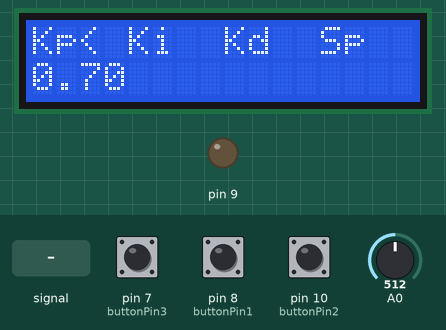
Bench run of a sketch on a simulated Arduino Leonardo, built with avr-gcc and run on an emulated ATmega32U4. On the bench: 16×2 character LCD, output pins drawn as LEDs (lit = HIGH). The test bench sets the inputs (shaded band); at power-on: pin 7 (buttonPin3) HIGH, A0 = 512, pin 8 (buttonPin1) HIGH, pin 10 (buttonPin2) HIGH. What the sketch prints to the serial monitor is not drawn.

Above: at 1.2 s.
1.3 s: pin 7 (buttonPin3) pulled LOW for 1 s
At 3.1 s:
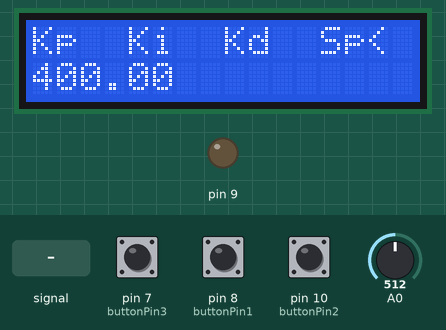
3.8 s: A0 set to 390
At 4.01 s:
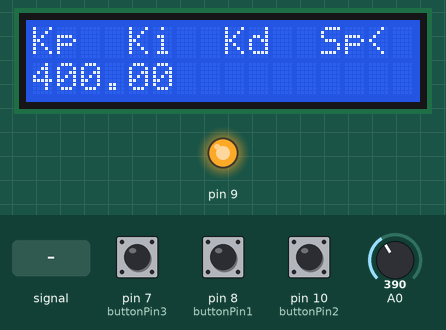
5.9 s: pin 8 (buttonPin1) pulled LOW for 3.2 s
At 9.7 s:
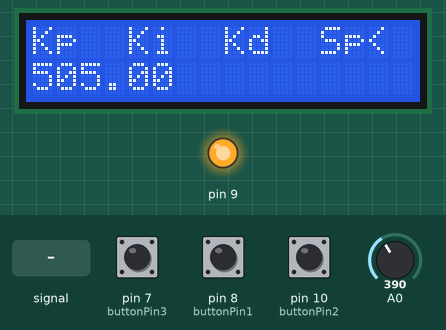
10.6 s: A0 fed a 2 Hz sine of ±306 counts around its level
At 10.83 s:
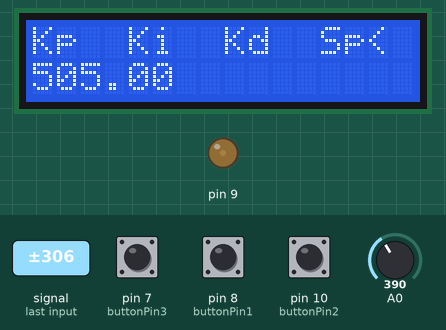
13.0 s: pin 7 (buttonPin3) pulled LOW for 0.15 s
At 13.45 s:
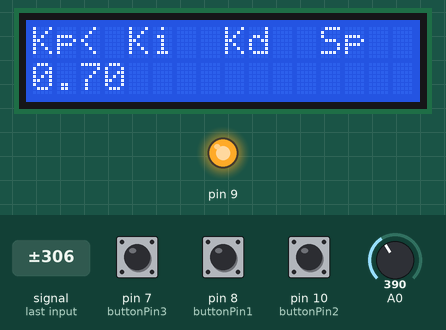
13.7 s: pin 10 (buttonPin2) pulled LOW for 3.2 s
At 17.8 s:
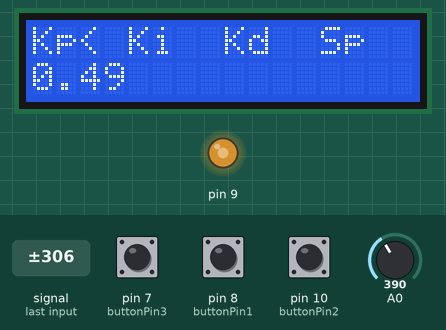
Timing chart, 0 to 18.5 s (numbered marks = the images above; inputs shaded):
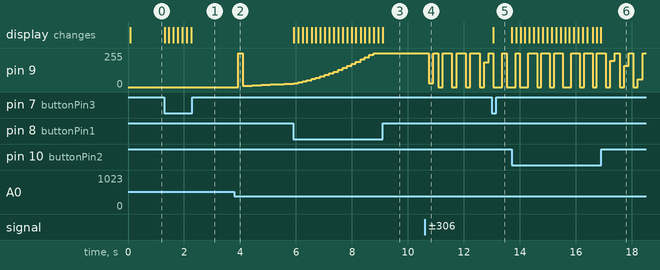

The sketch:

Projeto_pendulum_rtos.ino
```cpp
#include <Arduino_FreeRTOS.h>
#include <LiquidCrystal.h>
#include <semphr.h>
#include <PID_v1.h>
SemaphoreHandle_t xTuningsSemaphore;
double Setpoint, Input, Output;
float contf=0; // contador float para Seno
int i=0,ajust=0;
LiquidCrystal lcd(12, 11, 5, 4, 3, 2);
// Filtragem de entrada, Quantidade de amostras
int amostragem=100;
double kp=0.7,ki=1.5,kd=0.2;
//PID myPID(&Input, &Output, &Setpoint,0.7,1.5,0.2 , DIRECT);
PID myPID(&Input, &Output, &Setpoint,kp,ki,kd , DIRECT);
void TaskPID( void *pvParameters );
void TaskAnalogRead( void *pvParameters );
void TaskDisplay( void *pvParameters );

int buttonState = 0; // salva estado do botão
const int buttonPin1 = 8; // botão de seleção
const int buttonPin2 = 10; // botão de ajuste -
const int buttonPin3 = 7; // botão de ajuste +
void setup() {
   pinMode(buttonPin1, INPUT_PULLUP);
   pinMode(buttonPin2, INPUT_PULLUP);
   pinMode(buttonPin3, INPUT_PULLUP);

  if ( xTuningsSemaphore == NULL )  // Verificando se o Semaforo foi criado
  {
    xTuningsSemaphore = xSemaphoreCreateMutex();  // Criando um semaforo mutex para controle do recurso
    if ( ( xTuningsSemaphore ) != NULL )
      xSemaphoreGive( ( xTuningsSemaphore ) );
  }


  Input = analogRead(0);
   Setpoint=400;
  //turn the PID on
  myPID.SetMode(AUTOMATIC);
  lcd.begin(16, 2);
  // Inicializando comunicação serial 9600 bits por segundo:
  Serial.begin(9600);
  while (!Serial) {
    ; // wait for serial port to connect. Needed for native USB, on LEONARDO, MICRO, YUN, and other 32u4 based boards.
  }
   display();
  // Now set up two tasks to run independently.
  xTaskCreate(
    TaskPID
    ,  (const portCHAR *)"PID"   // A name just for humans
    ,  128  // This stack size can be checked & adjusted by reading the Stack Highwater
    ,  NULL
    ,  3  // Priority, with 3 (configMAX_PRIORITIES - 1) being the highest, and 0 being the lowest.
    ,  NULL );

  xTaskCreate(
    TaskAnalogRead
    ,  (const portCHAR *) "AnalogRead"
    ,  128  // Stack size
    ,  NULL
    ,  1  // Priority
    ,  NULL );


  xTaskCreate(
    TaskDisplay
    ,  (const portCHAR *) "Display"
    ,  128  // Stack size
    ,  NULL
    ,  0  // Priority
    ,  NULL );


}
void display(){
  if ( xSemaphoreTake( xTuningsSemaphore, ( TickType_t ) 200 ) == pdTRUE ){
      lcd.clear();
    lcd.setCursor(0,0);
  switch (ajust) {
    case 0:{
    lcd.print("Kp< Ki  Kd  Sp  ");
    lcd.setCursor(0, 2);
    lcd.print(kp);
    break;
      }
    case 1:{
    lcd.print("Kp  Ki< Kd  Sp  ");
    lcd.setCursor(0, 2);
    lcd.print(ki);
      break;
     }
    case 2:{
    lcd.print("Kp  Ki  Kd< Sp  ");
    lcd.setCursor(0, 2);
    lcd.print(kd);
        break;
      }
    case 3:{
    lcd.print("Kp  Ki  Kd  Sp<  ");
    lcd.setCursor(0, 2);
    lcd.print(Setpoint);
        break;
      }

  }
  xSemaphoreGive( xTuningsSemaphore ); // Now free or "Give" the Serial Port for others.
}
}
void processa(int x){
 if ( xSemaphoreTake( xTuningsSemaphore, ( TickType_t ) 200 ) == pdTRUE ){
  switch (ajust) {
  case 0:{
    // statements
    kp=kp+(x*0.01);
    myPID.SetTunings(kp, ki, kd);
    break;}
  case 1:{
    ki=ki+(x*0.01);
    // statements
    myPID.SetTunings(kp, ki, kd);
    break;}
  case 2:{
    kd=kd+(x*0.01);
    // statements
    myPID.SetTunings(kp, ki, kd);
    break;}
  case 3:{
    Setpoint=Setpoint+(x*5);
    // statements
    myPID.SetTunings(kp, ki, kd);
     }
   }
  xSemaphoreGive( xTuningsSemaphore ); // Now free or "Give" the Serial Port for others.
  }
}

// Agora, o agendador de tarefas, que assume o controle do agendamento de tarefas individuais,
  //é iniciado automaticamente.
void loop()
{
  // Empty. Things are done in Tasks.
}

/*--------------------------------------------------*/
/*---------------------- Tasks ---------------------*/
/*--------------------------------------------------*/

void TaskPID(void *pvParameters)  // This is a task.
{
  (void) pvParameters;

  for (;;) // Uma Tarefa nunca tera um return ou sairá.
  {
    // verifica o estado do semaforo
    if ( xSemaphoreTake( xTuningsSemaphore, ( TickType_t ) 200 ) == pdTRUE ){
    myPID.Compute(); //calculo pid
    analogWrite(9,Output);
    xSemaphoreGive( xTuningsSemaphore ); // Libera o semafro
  }
  vTaskDelay(10);

  }
}

void TaskAnalogRead(void *pvParameters)  // This is a task.
{
  (void) pvParameters;

  for (;;)
  {
    // Leitura analogica pin 0:
    double temp=0;
    for(i=0;i<amostragem;i++)
    temp += analogRead(A0);
    Input=temp/100;
    // Imprimindo saidas
    //verifica semaforo
    if ( xSemaphoreTake( xTuningsSemaphore, ( TickType_t ) 200 ) == pdTRUE ){
    Serial.print(Setpoint);
    Serial.print(" ");
    Serial.print(Input);
    Serial.print(" ");
    Serial.print(Output);
    Serial.print("\n");
     xSemaphoreGive( xTuningsSemaphore ); // libera semaforo
  }

    vTaskDelay(1);  // delay (15ms) entre as leituras para estabilidade
  }
}

void TaskDisplay(void *pvParameters)  // display
{
  (void) pvParameters;
  for(;;){

       buttonState = digitalRead(buttonPin1);
    if (buttonState == LOW) {
     processa(1);
     display();

     vTaskDelay(10);
    }
    buttonState = digitalRead(buttonPin2);
    if (buttonState == LOW) {
     processa(-1);
     display();
     vTaskDelay(10);
    }
    buttonState = digitalRead(buttonPin3);
    if (buttonState == LOW) {
     if(ajust>=3)ajust=0;
     else
      ajust++;
     display();
     vTaskDelay(10);
    }


     // vTaskDelay( 1 / portTICK_PERIOD_MS );
    }
}
```

Measured:
- after the input at 1.3 s, the display: first changes at once (image 1 shows a later state)
- after the input at 3.8 s, pin 9: 0/255 → 252/255 after 0.13 s, → 10/255 0.16 s later, → 11/255 0.17 s later, → 13/255 0.16 s later, … (12 changes in this stretch)
- after the input at 5.9 s, the display: first changes at once (image 3 shows a later state)
- after the input at 10.6 s, pin 9: 255/255 → 27/255 after 0.14 s, → 255/255 0.17 s later, → 0/255 0.16 s later, → 255/255 0.17 s later, … (11 changes in this stretch)
- after the input at 13.0 s, the display: changes at once (image 5)
- after the input at 13.7 s, the display: first changes at once (image 6 shows a later state)
